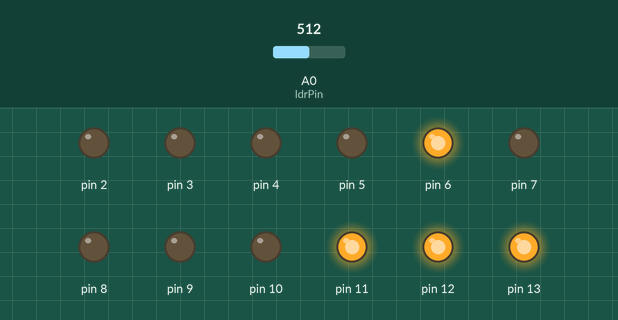
Simulated run of this sketch. Board: Arduino Uno, built with avr-gcc and run on an emulated ATmega328P. On the bench: output pins drawn as LEDs (lit = HIGH). Inputs (shaded band) come from the test bench; at power-on: A0 (ldrPin) = 512. What the sketch prints to the serial monitor is not drawn.

Above: at 12.8 s.
12.9 s: A0 (ldrPin) set to 210
At 16.5 s:
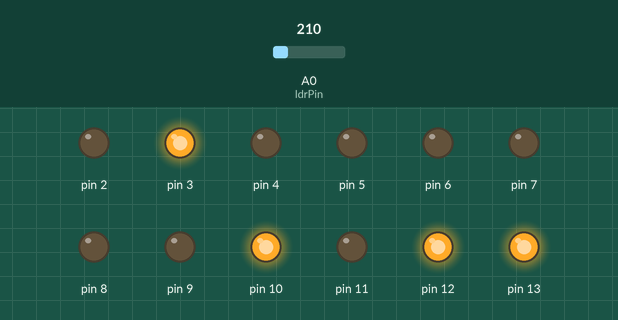
17.5 s: A0 (ldrPin) set to 185
22.1 s: A0 (ldrPin) set to 306
At 28.7 s:
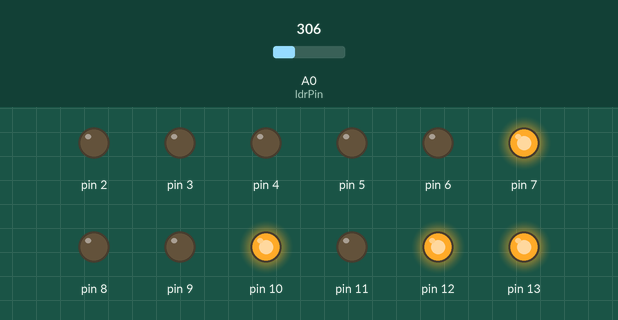
30.8 s: A0 (ldrPin) set to 190
At 32.9 s:
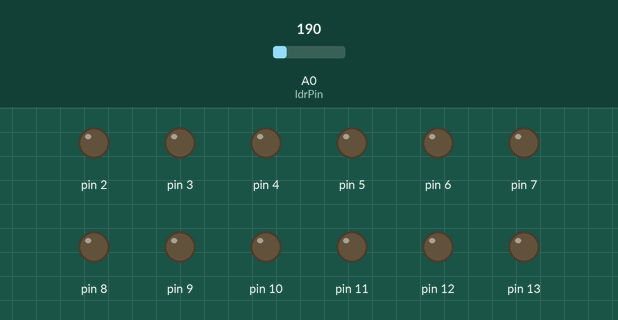
Timing chart, 0 to 34.4 s (numbered marks = the images above; inputs shaded):
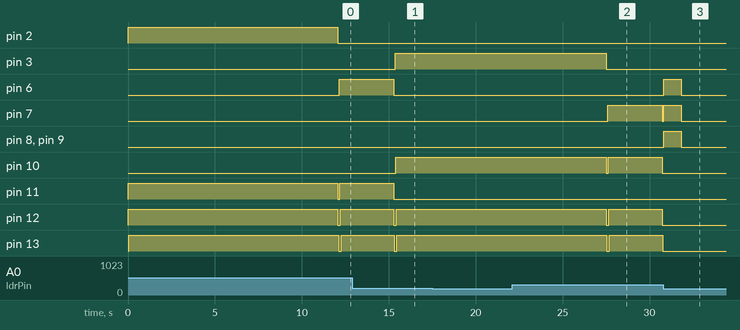

The sketch:

jj.ino
```cpp
#define r1 10 //set pin10 for red
#define y1 6 //set pin6 for yellow
#define g1 2 //set pin2 for green
#define r2 11 //set pin11 for red
#define y2 7 //set pin7 for yellow
#define g2 3 //set pin3 for green
#define r3 12 //set pin12 for red
#define y3 8 //set pin8 for yellow
#define g3 4 //set pin4 for green
#define r4 13 //set pin13 for red
#define y4 9 //set pin9 for yellow
#define g4 5 //set pin5 for green
#define ldrPin A0 //ldr analog

int matrix[18][2][4]={
  //{green red red red} {on on on on}
  {{g1, r2, r3, r4 },{HIGH, HIGH, HIGH, HIGH}}, //0
  {{g1, r2, r3, r4 },{LOW, LOW, LOW, LOW}},     //1
  {{y1, r2, r3, r4 },{HIGH, HIGH, HIGH, HIGH}}, //2
  {{y1, r2, r3, r4 },{LOW, LOW, LOW, LOW}},     //3
  {{g2, r1, r3, r4},{HIGH, HIGH, HIGH, HIGH}},  //4
  {{g2, r1, r3, r4},{LOW, LOW, LOW, LOW}},      //5
  {{y2, r1, r3, r4},{HIGH, HIGH, HIGH, HIGH}},  //6
  {{y2, r1, r3, r4},{LOW, LOW, LOW, LOW}},      //7
  {{g3, r1, r2, r4},{HIGH, HIGH, HIGH, HIGH}},  //8
  {{g3, r1, r2, r4},{LOW, LOW, LOW, LOW}},      //9
  {{y3, r1, r2, r4},{HIGH, HIGH, HIGH, HIGH}},  //10
  {{y3, r1, r2, r4},{LOW, LOW, LOW, LOW}},      //11
  {{g4, r1, r2, r3},{HIGH, HIGH, HIGH, HIGH}},  //12
  {{g4, r1, r2, r3},{LOW, LOW, LOW, LOW}},      //13
  {{y4, r1, r2, r3},{HIGH, HIGH, HIGH, HIGH}},  //14
  {{y4, r1, r2, r3},{LOW, LOW, LOW, LOW}},      //15
  {{y1, y2, y3, y4},{HIGH, HIGH, HIGH, HIGH}},  //16
  {{y1, y2, y3, y4},{LOW, LOW, LOW, LOW}}       //17
};

void setup() {
  pinMode(ldrPin, INPUT);
  Serial.begin(9600);
  int i;
  for(i=2;i<14;i++){
    pinMode(i,OUTPUT);
  }

}
void trafficOn(int trf){
  int i;
  int ldrStatus = analogRead(A0);
  if (ldrStatus >= 200){
  for(i=0;i<4;i++){
  digitalWrite(matrix[trf][0][i],matrix[trf][1][i]);
  Serial.print("Its Bright, Traffic are working : ");}
  }
  else{
    for(i=0;i<4;i++)
      digitalWrite(matrix[trf][0][i],LOW);
  yellow();
  }
}
void trafficYOn(int trf){
  int i;
  int ldrStatus = analogRead(A0);
  for(i=0;i<4;i++){
  digitalWrite(matrix[trf][0][i],matrix[trf][1][i]);
 }
}
void loop() {
      trafficOn(0);
      delay(12000);
      trafficOn(1);
      delay(10);
      trafficOn(2);
      delay(3000);
      trafficOn(3);
      trafficOn(4);
      delay(12000);
      trafficOn(5);
      delay(10);
      trafficOn(6);
      delay(3000);
      trafficOn(7);
      delay(10);
      delay(10);
      trafficOn(8);
      delay(12000);
      trafficOn(9);
      delay(10);
      trafficOn(10);
      delay(3000);
      trafficOn(11);
      delay(10);
      trafficOn(12);
      delay(12000);
      trafficOn(13);
      delay(10);
      trafficOn(14);
      delay(3000);
      trafficOn(15);
      delay(10);


    //Serial.println(ldrStatus);
}
void yellow(){
      trafficYOn(16);
      delay(1000);
      trafficYOn(17);
      delay(1000);
      Serial.print("Its DARK, Traffic has problem : ");
}
```

Measured:
- after the input at 17.5 s, every drawn part: stays the same
- after the input at 22.1 s, pin 6, pin 8, pin 9: stops changing and stays LOW; pin 13: HIGH → LOW after 5.4 s instead of 5.4 s
- after the input at 30.8 s, pin 4: stays LOW (without the input it goes to HIGH after 0.01 s); pin 6–9: LOW → HIGH at once, → LOW 1.0 s later; pin 10: stays LOW (without the input it goes to HIGH after 0.03 s); pin 11: stays LOW (without the input it goes to HIGH after 0.07 s); pin 13: stays LOW (without the input it goes to HIGH after 0.10 s)
